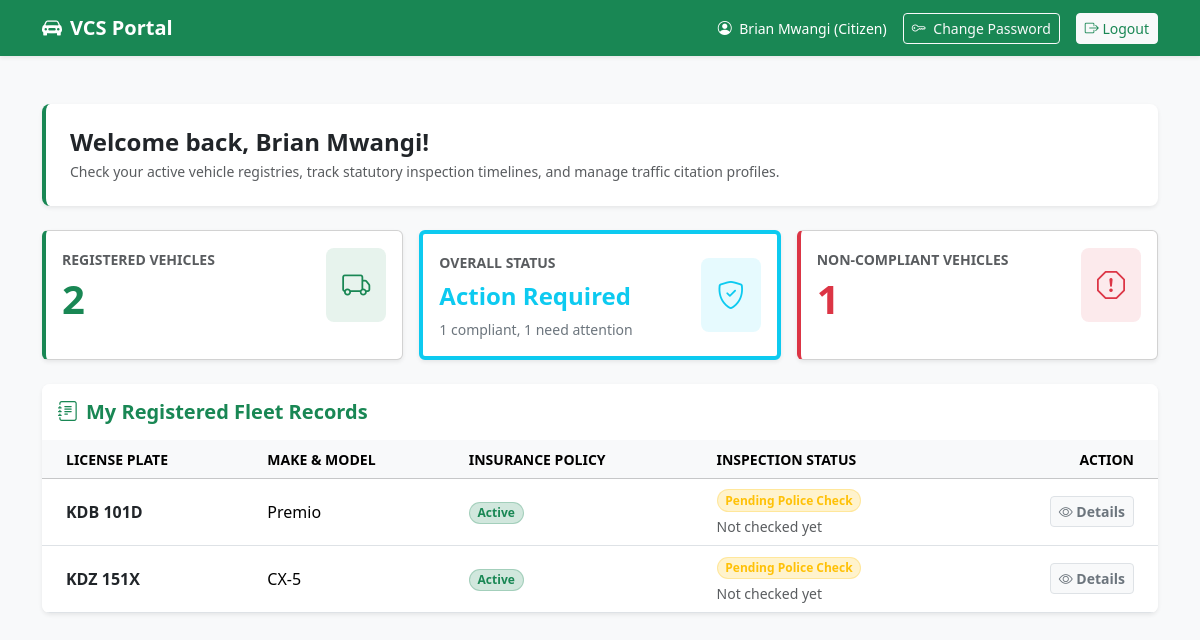
/views/citizen_portal.php (signed in), run on the app's committed database.
### tables this page shows
CREATE TABLE IF NOT EXISTS vehicles (
    vehicle_id INT AUTO_INCREMENT PRIMARY KEY,
    owner_id INT NOT NULL,
    plate_number VARCHAR(50) NOT NULL,
    make VARCHAR(100) NOT NULL,
    model VARCHAR(100) NOT NULL,
    year INT NOT NULL,
    inspection_status VARCHAR(30) NOT NULL DEFAULT 'Pending Police Check',
    inspection_checked_at DATETIME NULL,
    inspection_checked_by INT NULL,
    created_at TIMESTAMP DEFAULT CURRENT_TIMESTAMP,
    CONSTRAINT fk_vehicles_owner
        FOREIGN KEY (owner_id) REFERENCES users(user_id)
        ON DELETE CASCADE
    ,
    CONSTRAINT fk_vehicles_inspection_checked_by
        FOREIGN KEY (inspection_checked_by) REFERENCES users(user_id)
        ON DELETE SET NULL
);

### views/citizen_portal.php (the view, shortened to what this page needs)
<?php
require_once '../config/db.php';
$user_id = (int) $_SESSION['user_id'];
$user_name = $_SESSION['name'] ?? 'Citizen';
$changePasswordUrl = '/views/change_password.php';
$logoutUrl = '/backend/logout.php';
$vehicles = [];
$total_vehicles = 0;
$fully_compliant_vehicles = 0;
$non_compliant_vehicles = 0;
$overall_status_label = 'No Vehicles Found';
function inspectionBadgeClass($status)
{
    $normalized = strtolower(trim((string) $status));
    if ($normalized === 'pending police check') {
        return 'bg-warning-subtle text-warning border border-warning border-opacity-25';
    }
    return 'bg-secondary-subtle text-secondary border border-secondary border-opacity-25';
}
try {
    $stmt = $pdo->prepare(
        "SELECT v.*, checker.name AS inspection_checked_by_name
         FROM vehicles v
         LEFT JOIN users checker ON checker.user_id = v.inspection_checked_by
         WHERE v.owner_id = :user_id
         ORDER BY v.vehicle_id ASC"
    );
    $stmt->execute(['user_id' => $user_id]);
    $vehicles = $stmt->fetchAll();
    $total_vehicles = count($vehicles);
    $complianceStmt = $pdo->prepare(
        "SELECT
            SUM(
                CASE
                    WHEN c.insurance_status = 'Valid'
                     AND c.licence_status = 'Valid'
                     AND c.registration_status = 'Valid'
                    THEN 1
                    ELSE 0
                END
            ) AS fully_compliant_count,
            SUM(
                CASE
                    WHEN c.vehicle_id IS NULL
                      OR c.insurance_status <> 'Valid'
                      OR c.licence_status <> 'Valid'
                      OR c.registration_status <> 'Valid'
                    THEN 1
                    ELSE 0
                END
            ) AS non_compliant_count
        FROM vehicles v
        LEFT JOIN compliance_records c ON c.vehicle_id = v.vehicle_id
        WHERE v.owner_id = :user_id"
    );
    $complianceStmt->execute(['user_id' => $user_id]);
    $complianceSummary = $complianceStmt->fetch() ?: [];
    $fully_compliant_vehicles = (int) ($complianceSummary['fully_compliant_count'] ?? 0);
    $non_compliant_vehicles = (int) ($complianceSummary['non_compliant_count'] ?? 0);
    if ($total_vehicles === 0) {
        $overall_status_label = 'No Vehicles Found';
    } elseif ($non_compliant_vehicles > 0) {
        $overall_status_label = 'Action Required';
    } else {
        $overall_status_label = 'Fully Compliant';
    }
} catch (\PDOException $e) {
    $vehicles = [];
}
?>
<!DOCTYPE html>
<html lang="en">
<head>
    <link href="https://cdn.jsdelivr.net/npm/bootstrap@5.3.2/dist/css/bootstrap.min.css" rel="stylesheet">
    <link href="https://cdn.jsdelivr.net/npm/bootstrap-icons@1.11.1/font/bootstrap-icons.css" rel="stylesheet">
</head>
<body>
    <nav class="navbar navbar-expand-lg navbar-dark bg-success shadow-sm">
        <div class="container">
            <a class="navbar-brand text-white" href="#"><i class="bi bi-car-front-fill me-2"></i>VCS Portal</a>
            <div class="collapse navbar-collapse justify-content-end" id="navbarNav">
                <div class="d-flex align-items-center text-white gap-3">
                    <span class="small"><i class="bi bi-person-circle me-1"></i> <?php echo htmlspecialchars($user_name); ?> (Citizen)</span>
                    <a href="<?php echo htmlspecialchars($changePasswordUrl); ?>" class="btn btn-outline-light btn-sm">
                        <i class="bi bi-key me-1"></i> Change Password
                    </a>
                    <a href="<?php echo htmlspecialchars($logoutUrl); ?>" class="btn btn-light btn-sm text-success">
                        <i class="bi bi-box-arrow-right"></i> Logout
                    </a>
                </div>
            </div>
        </div>
    </nav>
    <div class="container my-5">
        <div class="row mb-4">
            <div class="col-12">
                <div class="p-4 bg-white shadow-sm rounded-3 border-start border-success border-4">
                    <h2 class="h4 text-dark fw-bold mb-1">Welcome back, <?php echo htmlspecialchars($user_name); ?>!</h2>
                    <p class="text-muted small mb-0">Check your active vehicle registries, track statutory inspection timelines, and manage traffic citation profiles.</p>
                </div>
            </div>
        </div>
        <div class="row g-3 mb-4">
            <div class="col-md-6 col-lg-4">
                <div class="card stat-card shadow-sm p-3 bg-white h-100">
                    <div class="d-flex align-items-center justify-content-between">
                        <div>
                            <span class="text-muted text-uppercase small fw-bold">Registered Vehicles</span>
                            <h3 class="display-6 fw-bold text-success mb-0 mt-1"><?php echo $total_vehicles; ?></h3>
                        </div>
                        <div class="bg-success bg-opacity-10 p-3 rounded-3 text-success fs-3">
                            <i class="bi bi-truck"></i>
                        </div>
                    </div>
                </div>
            </div>
            <div class="col-md-6 col-lg-4">
                <div class="card shadow-sm p-3 bg-white h-100 border-start border-4 border-info">
                    <div class="d-flex align-items-center justify-content-between">
                        <div>
                            <span class="text-muted text-uppercase small fw-bold">Overall Status</span>
                            <h3 class="h4 fw-bold text-info mb-0 mt-2">
                                <?php echo htmlspecialchars($overall_status_label); ?>
                            </h3>
                            <div class="small text-secondary mt-2">
                                <?php if ($total_vehicles > 0): ?>
                                    <?php echo $fully_compliant_vehicles; ?> compliant, <?php echo $non_compliant_vehicles; ?> need attention
                                <?php else: ?>
                                    No registered vehicles
                                <?php endif; ?>
                            </div>
                        </div>
                        <div class="bg-info bg-opacity-10 p-3 rounded-3 text-info fs-3">
                            <i class="bi bi-shield-check"></i>
                        </div>
                    </div>
                </div>
            </div>
            <div class="col-md-6 col-lg-4">
                <div class="card fine-card shadow-sm p-3 bg-white h-100">
                    <div class="d-flex align-items-center justify-content-between">
                        <div>
                            <span class="text-muted text-uppercase small fw-bold">Non-compliant Vehicles</span>
                            <h3 class="display-6 fw-bold text-danger mb-0 mt-1"><?php echo $non_compliant_vehicles; ?></h3>
                        </div>
                        <div class="bg-danger bg-opacity-10 p-3 rounded-3 text-danger fs-3">
                            <i class="bi bi-exclamation-octagon"></i>
                        </div>
                    </div>
                </div>
            </div>
        </div>
        <div class="row">
            <div class="col-12">
                <div class="card shadow-sm border-0 rounded-3 overflow-hidden">
                    <div class="card-header bg-white py-3 border-bottom border-light">
                        <h5 class="mb-0 fw-bold text-success"><i class="bi bi-journal-text me-2"></i>My Registered Fleet Records</h5>
                    </div>
                    <div class="card-body p-0">
                        <?php if ($total_vehicles > 0): ?>
                            <div class="table-responsive">
                                <table class="table table-hover align-middle mb-0 text-nowrap">
                                    <thead class="table-light text-secondary small text-uppercase">
                                        <tr>
                                            <th class="ps-4">License Plate</th>
                                            <th>Make & Model</th>
                                            <th>Insurance Policy</th>
                                            <th>Inspection Status</th>
                                            <th class="pe-4 text-end">Action</th>
                                        </tr>
                                    </thead>
                                    <tbody>
                                        <?php foreach ($vehicles as $vehicle): ?>
                                            <tr>
                                                <td class="ps-4 fw-bold text-dark"><?php echo htmlspecialchars($vehicle['plate_number']); ?></td>
                                                <td><?php echo htmlspecialchars($vehicle['model']); ?></td>
                                                <td>
                                                    <span class="badge bg-success-subtle text-success border border-success border-opacity-25 px-2.5 py-1.5 rounded-pill">
                                                        Active
                                                    </span>
                                                </td>
                                                <td>
                                                    <span class="badge <?php echo inspectionBadgeClass($vehicle['inspection_status'] ?? 'Pending Police Check'); ?> px-2.5 py-1.5 rounded-pill">
                                                        <?php echo htmlspecialchars($vehicle['inspection_status'] ?? 'Pending Police Check'); ?>
                                                    </span>
                                                    <div class="text-muted small mt-1">
                                                        <?php if (!empty($vehicle['inspection_checked_at'])): ?>
                                                            Checked on <?php echo htmlspecialchars($vehicle['inspection_checked_at']); ?>
                                                        <?php else: ?>
                                                            Not checked yet
                                                        <?php endif; ?>
                                                    </div>
                                                </td>
                                                <td class="pe-4 text-end">
                                                    <a
                                                        class="btn btn-light btn-sm border fw-semibold text-secondary"
                                                        href="/views/citizen_vehicle_details.php?vehicle_id=<?php echo urlencode((string) $vehicle['vehicle_id']); ?>"
                                                    >
                                                        <i class="bi bi-eye"></i> Details
                                                    </a>
                                                </td>
                                            </tr>
                                        <?php endforeach; ?>
                                    </tbody>
                                </table>
                            </div>
                        <?php endif; ?>
                    </div>
                </div>
            </div>
        </div>
    </div>
</body>
</html>

### views/citizen_portal.php (style rules this page uses)
body { background-color: #f8f9fa; }
.navbar-brand { font-weight: 700; }
.stat-card { border-left: 4px solid #198754; }
.fine-card { border-left: 4px solid #dc3545; }

### data on the page
vehicles: plate_number "KDB 101D", model "Premio", inspection_status "Pending Police Check", shows "Not checked yet"
vehicles: plate_number "KDZ 151X", model "CX-5", inspection_status "Pending Police Check", shows "Not checked yet"

### other printed values
$user_name "Brian Mwangi"
$total_vehicles "2"
$overall_status_label "Action Required"
$fully_compliant_vehicles "1"
$non_compliant_vehicles "1"
